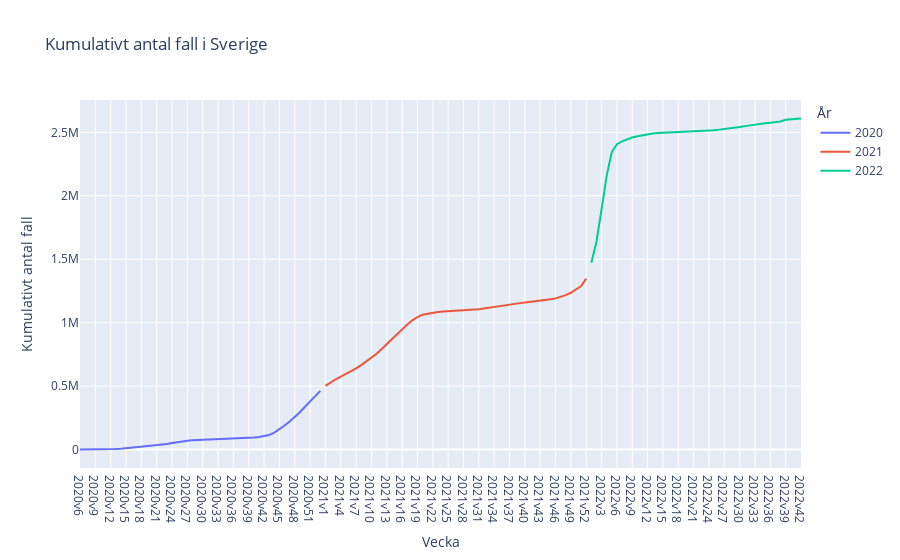

Notebook code for this chart:
### Code cell
# f) Plotly express

px.line(vecka_riket,
        x="Vecka"[0:],
        y="Kum_antal_fall",
        color="år",
        title="Kumulativt antal fall i Sverige",
        labels={"Vecka": "Vecka", "Kum_antal_fall": "Kumulativt antal fall", "år": "År"},
    )
